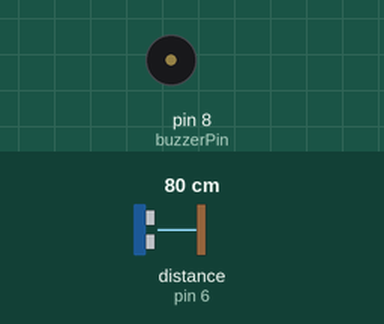
Simulated run of this sketch. Board: Arduino Uno, built with avr-gcc and run on an emulated ATmega328P. Shown: buzzer (waves = sounding). Wiring (inferred from the names in the program): ultrasonic range finder: trigger pin 7; echo pin 6. The inputs (shaded band) are chosen by the test bench; at power-on: distance to the obstacle (sensor on pin 6) 80 cm. The echo pulse lasts 58.3 µs per cm.

Above: at 1.2 s.
1.3 s: distance to the obstacle (sensor on pin 6) set to 2 cm
At 1.61 s:
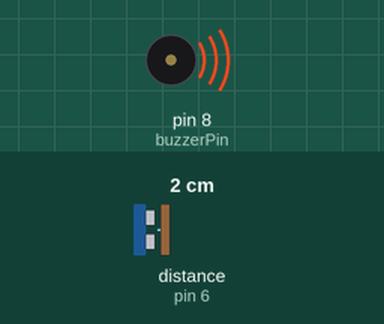
4.3 s: distance to the obstacle (sensor on pin 6) set to 4 cm
At 5.0 s:
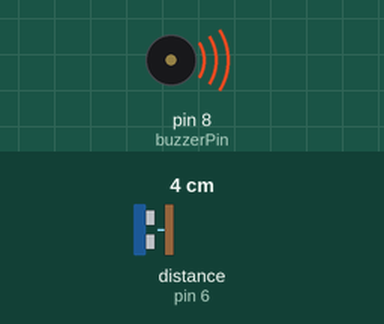
Timing chart, 0 to 13.3 s (numbered marks = the images above; inputs shaded):
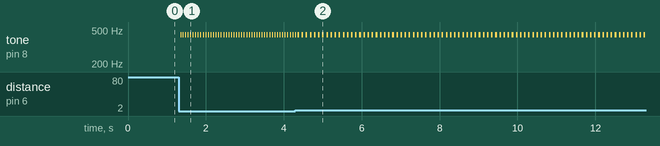

The sketch:

SimpleDistanceSensor.ino
```cpp
#define echoPin 6
#define trigPin 7
#define buzzerPin 8

int maximumRange = 70;
int minimumRange = 0;
void setup() {
 pinMode(trigPin, OUTPUT);
 pinMode(echoPin, INPUT);
 pinMode(buzzerPin, OUTPUT);

}

void loop()
{
  int olcum = mesafe(maximumRange,minimumRange);
  melodi(olcum*10);
}

int mesafe (int maxrange , int minrange)
{
  long duration,distance;
  digitalWrite(trigPin,LOW);
  delayMicroseconds(2);
  digitalWrite(trigPin,HIGH);
  delayMicroseconds(10);
  digitalWrite(trigPin,LOW);

  duration = pulseIn(echoPin, HIGH);
  distance = duration /58.2;
  delay(25);

  if(distance >= maxrange || distance <= minrange)
  return 0;
  return distance;
}

int melodi(int dly)
{
  tone(buzzerPin, 440);
  delay(dly);
  noTone(buzzerPin);
  delay(dly);
}
```

Measured:
- after the input at 1.3 s, tone on pin 8 (buzzerPin): alternates 440 Hz for 0.02 s and silent for 0.05 s, starting after 0.06 s
- after the input at 4.3 s, tone on pin 8 (buzzerPin): alternates 440 Hz for 0.04 s and silent for 0.07 s, starting after 0.16 s
